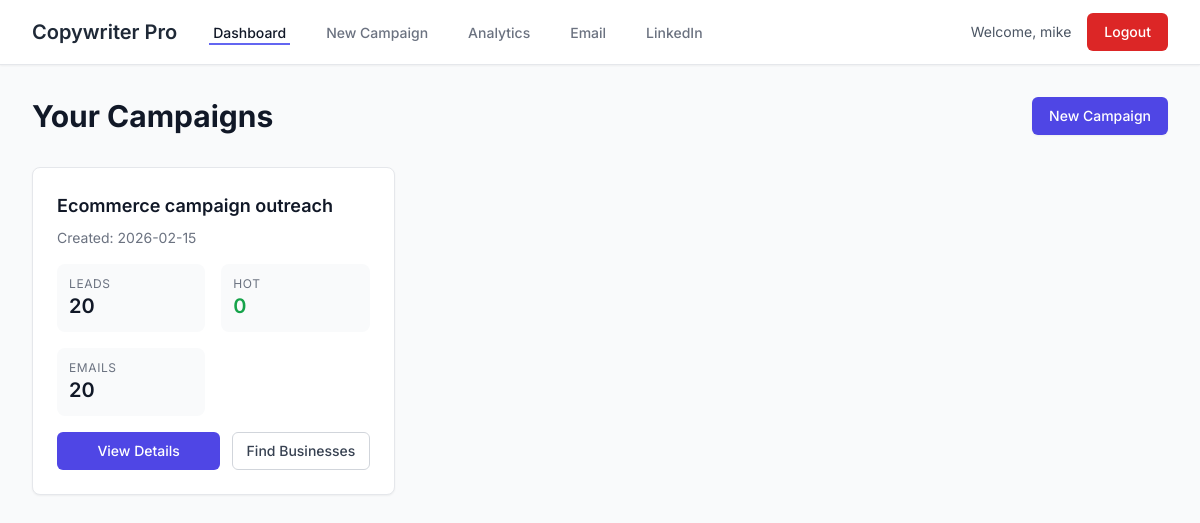
Page /dashboard (signed in) on the committed database.
### tables this page shows
CREATE TABLE users (
                    user_id TEXT PRIMARY KEY,
                    username TEXT UNIQUE NOT NULL,
                    password_hash TEXT NOT NULL,
                    email TEXT NOT NULL,
                    email_host TEXT DEFAULT 'smtp.gmail.com',
                    email_user TEXT,
                    email_password TEXT,
                    linkedin_username TEXT,
                    linkedin_password TEXT,
                    linkedin_connected INTEGER DEFAULT 0,
                    created_at TEXT NOT NULL
                , apify_api_token TEXT);

CREATE TABLE campaigns (
                    campaign_id TEXT PRIMARY KEY,
                    user_id TEXT NOT NULL,
                    name TEXT NOT NULL,
                    config TEXT NOT NULL,
                    created_at TEXT NOT NULL,
                    status TEXT NOT NULL,
                    FOREIGN KEY (user_id) REFERENCES users (user_id)
                );

### main.py (the view)
@app.route('/dashboard')
def dashboard():
    if 'user_id' not in session:
        return redirect(url_for('index'))
    user = db.get_user(session['user_id'])
    if not user:
        session.clear()
        flash('User not found. Please log in again.', 'error')
        return redirect(url_for('index'))
    campaigns = db.get_user_campaigns(session['user_id'])
    stats = [analytics.get_campaign_stats(db, session['user_id'], c.campaign_id) for c in campaigns]
    return render_template('dashboard.html', campaigns=campaigns, stats=stats, user=user)

### main.py (called while the page is built)
    def __post_init__(self):
        if self.ideal_industries is None:
            self.ideal_industries = []
        if self.ideal_locations is None:
            self.ideal_locations = []
        if self.ideal_countries is None:
            self.ideal_countries = []
        if self.ideal_job_titles is None:
            self.ideal_job_titles = []

    @classmethod
    def from_dict(cls, data: dict) -> 'Campaign':
        known_fields = {
            'campaign_id', 'user_id', 'name', 'created_at', 'status',
            'ideal_industries', 'ideal_locations', 'ideal_countries',
            'ideal_company_size', 'ideal_job_titles', 'search_globally', 'min_founded_year',
            'email_subject', 'email_body', 'notify_email'
        }
        filtered_data = {k: v for k, v in data.items() if k in known_fields}
        return cls(**filtered_data)

    def __post_init__(self):
        if self.campaigns is None:
            self.campaigns = []

    @contextmanager
    def get_connection(self):
        with self.lock:
            conn = sqlite3.connect(self.db_path, timeout=30)
            conn.row_factory = sqlite3.Row
            try:
                yield conn
                conn.commit()
            except Exception as e:
                conn.rollback()
                raise e
            finally:
                conn.close()

    def execute_query(self, query: str, params: tuple = ()) -> List[Dict]:
        with self.get_connection() as conn:
            cursor = conn.cursor()
            cursor.execute(query, params)
            rows = cursor.fetchall()
            return [dict(row) for row in rows]

    def _filter_to_dataclass(self, cls, data: dict) -> dict:
        valid_keys = {f.name for f in fields(cls)}
        return {k: v for k, v in data.items() if k in valid_keys}

    def get_user(self, user_id: str) -> Optional[User]:
        row = self.execute_query('SELECT * FROM users WHERE user_id = ?', (user_id,))
        if row:
            filtered = self._filter_to_dataclass(User, row[0])
            return User(**filtered)
        return None

### templates/dashboard.html (shortened to what this page needs)
{% extends "base.html" %}
{% block content %}
<div class="px-4 sm:px-0">
    <div class="flex flex-col sm:flex-row justify-between items-start sm:items-center gap-4 mb-8">
        <h1 class="text-2xl sm:text-3xl font-bold text-gray-900">Your Campaigns</h1>
        <a href="/campaign/new" class="inline-flex items-center px-4 py-2 border border-transparent rounded-md shadow-sm text-sm font-medium text-white bg-indigo-600 hover:bg-indigo-700 focus:outline-none focus:ring-2 focus:ring-offset-2 focus:ring-indigo-500">
            New Campaign
        </a>
    </div>
    {% if campaigns %}
    <div class="grid grid-cols-1 sm:grid-cols-2 lg:grid-cols-3 gap-6">
        {% for campaign in campaigns %}
        <div class="bg-white overflow-hidden shadow-sm rounded-lg border border-gray-200 card-hover">
            <div class="px-4 py-5 sm:p-6">
                <h3 class="text-lg font-semibold text-gray-900 mb-2">{{ campaign.name }}</h3>
                <p class="text-sm text-gray-500 mb-4">Created: {{ campaign.created_at[:10] }}</p>
                {% if stats and stats[loop.index0] %}
                {% set s = stats[loop.index0] %}
                <div class="grid grid-cols-2 gap-4 mb-4">
                    <div class="bg-gray-50 rounded-lg p-3">
                        <p class="text-xs text-gray-500 uppercase tracking-wider">Leads</p>
                        <p class="text-xl font-semibold text-gray-900">{{ s.total_leads }}</p>
                    </div>
                    <div class="bg-gray-50 rounded-lg p-3">
                        <p class="text-xs text-gray-500 uppercase tracking-wider">Hot</p>
                        <p class="text-xl font-semibold text-green-600">{{ s.hot_leads }}</p>
                    </div>
                    <div class="bg-gray-50 rounded-lg p-3">
                        <p class="text-xs text-gray-500 uppercase tracking-wider">Emails</p>
                        <p class="text-xl font-semibold text-gray-900">{{ s.emails_sent }}</p>
                    </div>
                </div>
                {% endif %}
                <div class="flex flex-col sm:flex-row gap-3">
                    <a href="/campaign/{{ campaign.campaign_id }}"
                       class="flex-1 inline-flex justify-center items-center px-3 py-2 border border-transparent text-sm font-medium rounded-md text-white bg-indigo-600 hover:bg-indigo-700">
                        View Details
                    </a>
                    <form action="/campaign/{{ campaign.campaign_id }}/discover-businesses" method="POST" class="flex-1">
                        <button type="submit"
                                class="w-full inline-flex justify-center items-center px-3 py-2 border border-gray-300 text-sm font-medium rounded-md text-gray-700 bg-white hover:bg-gray-50">
                            Find Businesses
                        </button>
                    </form>
                </div>
            </div>
        </div>
        {% endfor %}
    </div>
    {% endif %}
</div>
{% endblock %}

### templates/base.html (shortened to what this page needs)
<!DOCTYPE html>
<html lang="en">
<head>
    <script src="https://cdn.tailwindcss.com"></script>
</head>
<body class="bg-gray-50">
    <nav class="bg-white shadow-sm border-b border-gray-200">
        <div class="max-w-7xl mx-auto px-4 sm:px-6 lg:px-8">
            <div class="flex justify-between h-16">
                <div class="flex items-center">
                    <div class="flex-shrink-0">
                        <span class="text-xl font-semibold text-gray-800">Copywriter Pro</span>
                    </div>
                    {% if session.user_id %}
                    <div class="hidden md:ml-8 md:flex md:space-x-8">
                        <a href="/dashboard" class="inline-flex items-center px-1 pt-1 border-b-2 text-sm font-medium {% if request.path == '/dashboard' %}border-indigo-500 text-gray-900{% else %}border-transparent text-gray-500 hover:border-gray-300 hover:text-gray-700{% endif %}">
                            Dashboard
                        </a>
                        <a href="/campaign/new" class="inline-flex items-center px-1 pt-1 border-b-2 text-sm font-medium {% if request.path == '/campaign/new' %}border-indigo-500 text-gray-900{% else %}border-transparent text-gray-500 hover:border-gray-300 hover:text-gray-700{% endif %}">
                            New Campaign
                        </a>
                        <a href="/analytics" class="inline-flex items-center px-1 pt-1 border-b-2 text-sm font-medium {% if request.path == '/analytics' %}border-indigo-500 text-gray-900{% else %}border-transparent text-gray-500 hover:border-gray-300 hover:text-gray-700{% endif %}">
                            Analytics
                        </a>
                        <a href="/settings/email" class="inline-flex items-center px-1 pt-1 border-b-2 text-sm font-medium {% if request.path == '/settings/email' %}border-indigo-500 text-gray-900{% else %}border-transparent text-gray-500 hover:border-gray-300 hover:text-gray-700{% endif %}">
                            Email
                        </a>
                        <a href="/settings/linkedin" class="inline-flex items-center px-1 pt-1 border-b-2 text-sm font-medium {% if request.path == '/settings/linkedin' %}border-indigo-500 text-gray-900{% else %}border-transparent text-gray-500 hover:border-gray-300 hover:text-gray-700{% endif %}">
                            LinkedIn
                        </a>
                    </div>
                    {% endif %}
                </div>
                <div class="flex items-center">
                    {% if session.user_id %}
                    <span class="hidden sm:block text-sm text-gray-600 mr-4">Welcome, {{ session.username }}</span>
                    <a href="/logout" class="inline-flex items-center px-4 py-2 border border-transparent text-sm font-medium rounded-md text-white bg-red-600 hover:bg-red-700">
                        Logout
                    </a>
                    {% endif %}
                </div>
            </div>
        </div>
    </nav>
    <main class="max-w-7xl mx-auto py-6 sm:py-8 px-4 sm:px-6 lg:px-8">
        {% block content %}{% endblock %}
    </main>
</body>
</html>

### templates/base.html (style rules this page uses)
body { font-family: 'Inter', sans-serif; }
.card-hover { transition: all 0.3s ease; }

### rows in the picture
users: username "mike"
campaigns: name "Ecommerce campaign outreach", created_at "2026-02-15", total_leads "20", hot_leads "0", emails_sent "20"
